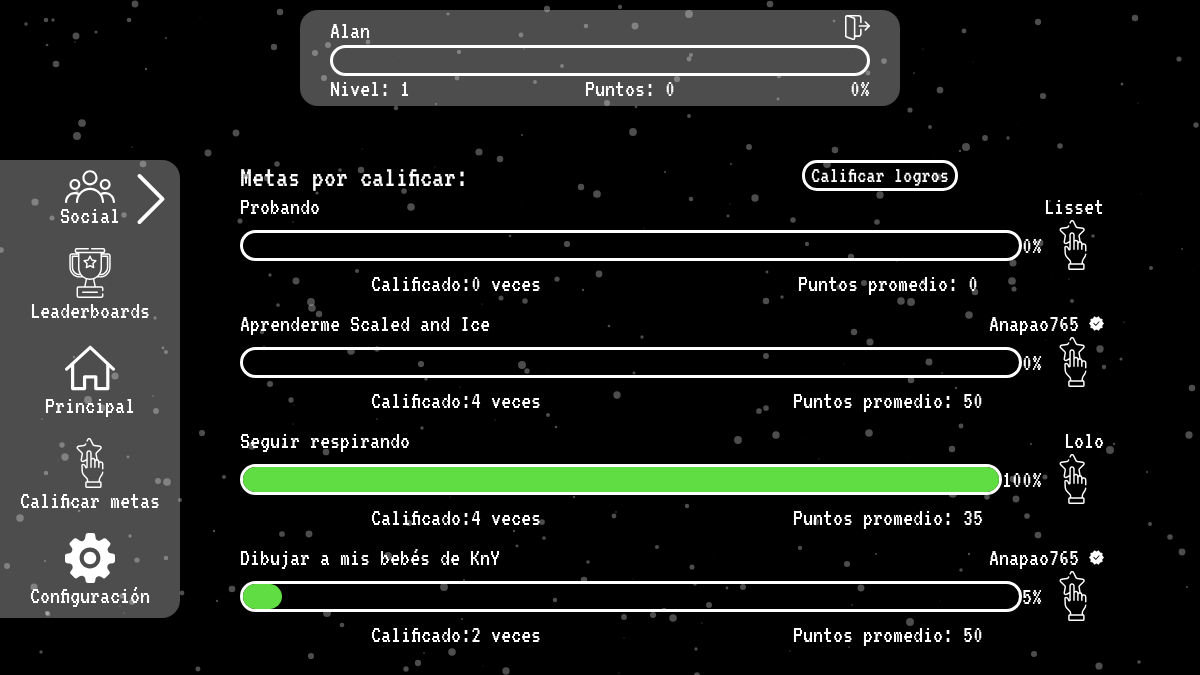
The page /Home/Calificar/index.php (signed in) on the database its author committed.
### tables this page shows
CREATE TABLE `users` (
  `idusuario` int(11) NOT NULL,
  `usuario` varchar(45) NOT NULL DEFAULT '',
  `password` varchar(45) NOT NULL DEFAULT '',
  `mail` varchar(45) NOT NULL DEFAULT '',
  `subido` datetime NOT NULL DEFAULT current_timestamp(),
  `estado` tinyint(1) NOT NULL DEFAULT 0,
  `verificada` tinyint(1) NOT NULL DEFAULT 0,
  `hash` varchar(32) NOT NULL,
  `nivel` int(10) NOT NULL,
  `porcentaje_nivel` int(3) NOT NULL DEFAULT 0,
  `puntaje` int(9) NOT NULL DEFAULT 0,
  `admin` tinyint(1) NOT NULL DEFAULT 0,
  `actualizado` tinyint(1) NOT NULL DEFAULT 0,
  `introducido_logros` tinyint(1) NOT NULL DEFAULT 0
);

CREATE TABLE `metas` (
  `id_meta` int(5) NOT NULL,
  `id_padre` int(5) NOT NULL,
  `texto_meta` varchar(512) NOT NULL,
  `cumplida` int(1) NOT NULL DEFAULT 0,
  `porcentaje` int(3) NOT NULL DEFAULT 0,
  `hash` varchar(32) NOT NULL,
  `fecha_subida` timestamp NOT NULL DEFAULT current_timestamp(),
  `calificada` int(1) NOT NULL DEFAULT 0,
  `puntos` int(3) NOT NULL DEFAULT 0,
  `cantidad_calificacion` int(3) NOT NULL DEFAULT 0,
  `promedio_puntos` int(11) NOT NULL DEFAULT 0,
  `puntos_subidos` tinyint(1) NOT NULL DEFAULT 0,
  `privada` tinyint(1) NOT NULL DEFAULT 0
);

### Home/Calificar/index.php (the view, shortened to what this page needs)
<!DOCTYPE html>
<html lang="es" dir="ltr">
  <head>
    <link rel="stylesheet" href="../../css/reset.css">
    <link rel="stylesheet" href="../css/home.css">
  </head>
  <body>
    <?php
    include '../../php/amigos.php';
    $con=conectar();
    $user=$_SESSION['usuario'];
    $sql="SELECT * FROM users WHERE usuario='$user'";
    $consulta=mysqli_query($con,$sql);
    while($obj=mysqli_fetch_object($consulta)){
      $id_usu=$obj->idusuario;
      $nivel=$obj->nivel;
      $puntos=$obj->puntaje;
      $porcentaje=$obj->porcentaje_nivel;
      $admin=$obj->admin;
    }
    if(isset($_POST['calificar_logros'])){
      $calificada=0;
      $sql="SELECT * FROM logros WHERE calificada='$calificada'";
      $res=mysqli_query($con, $sql);
    }else{
      $calificada=0;
      $sql="SELECT * FROM metas WHERE calificada='$calificada'";
      $res=mysqli_query($con, $sql);
    }
    function buscarUsuario($id_usuario,$con){
      $sql="SELECT * FROM users WHERE idusuario='$id_usuario'";
      $consulta=mysqli_query($con,$sql);
      while($obj=mysqli_fetch_object($consulta)){
        $nombre=$obj->usuario;
        $adminBuscado=$obj->admin;
        $datos = array('nombre' => $nombre, 'admin'=>$adminBuscado );
      }
      return $datos;
    }
    $niveles = array(10,50,100,200,500,1000,2000,5000,10000);
    for ($i=0; $i <sizeof($niveles); $i++) {
      if($puntos>$niveles[$i]){
        $nivel=$i+2;
      }else{
        $porcentaje=$puntos*100/$niveles[$i];
        break;
      }
    }
    ?>
    <div class="principal">
      <div class="parte-arriba">
        <div class="perfil">
          <div class="linea">
            <p><?php echo $_SESSION['usuario'] ?><?php echo $admin==1?"<img class='verificado' src='../images/cheque.svg' alt='Verificado'>":""; ?></p>
            <a href="../../logout.php"><img src="../images/salir.svg" alt="Salir" class="salir"></a>
          </div>
          <div class="linea">
            <div class="barra-porcentaje">
            </div>
          </div>
          <div class="linea">
            <p>Nivel: <?php  echo $nivel;?></p>
            <p>Puntos: <?php echo $puntos; ?></p>
            <p><?php echo $porcentaje ?>%</p>
          </div>
        </div>
      </div>
      <div class="parte-abajo">
        <div class="opciones">
          <button class="opcion amigos" id=borde onclick="abrir()">
            <div class="boton-opcion">
              <img src="../images/usuarios-svg.svg" alt="Amigos" class="icono">
              <p>Social</p>
              <img src="../images/proximo.svg" alt="Abrir" id=flecha>
            </div>
          </button>
          <a href="../Leaderboard" class="opcion">
            <img src="../images/trofeo.svg" alt="Leaderboards">
            <p>Leaderboards</p>
          </a>
          <a href="/" class="opcion">
            <img src="../images/hogar.svg" alt="Principal">
            <p>Principal</p>
          </a>
          <a href="" class="opcion">
            <img src="../images/clasificacion.svg" alt="Calificar Metas">
            <p>Calificar metas</p>
          </a>
          <div class="opcion configuracion" id="conf">
            <img src="../images/configuraciones.svg" alt="Configuaración">
            <p>Configuración</p>
          </div>
        </div>
        <div class="metas" id=metas style="display:block;">
          <div class="titulo_calificar">
            <?php if (!isset($_POST['calificar_logros'])): ?>
              <h2>Metas por calificar: </h2>
              <form action="" method="post">
                <input type="submit" name="calificar_logros" value="Calificar logros" style="text-align: center;">
              </form>
            <?php endif; ?>
          </div>
          <?php if (!isset($_POST['calificar_logros'])): ?>
            <?php
            while($arreglo=mysqli_fetch_array($res)):
            ?>
            <div class="meta">
              <?php
              $arregloUsu=buscarUsuario($arreglo['id_padre'],$con);
              ?>
              <a href="../Meta/?id_meta=<?php echo $arreglo['id_meta'] ?>&hash=<?php echo $arreglo['hash']?> <?php echo $arreglo['id_padre']!=$id_usu?"&idBuscado=".$arreglo['id_padre']: ""; ?>">
                <div style='width:100%;display:flex;justify-content: space-between;'>
                  <?php echo  $arreglo['texto_meta']; ?>
                  <?php if (($arreglo['privada']!=1||$admin==1)&&$arreglo['privada']!=2): ?>
                    <p> <?php echo $arregloUsu['nombre']  ?> <?php echo $arregloUsu['admin']==1?"<img class='verificado' src='../images/cheque.svg' alt='Verificado'>":""; ?></p>
                  <?php else: ?>
                    <p>Usuario privado</p>
                  <?php endif; ?>
                </div>
              </a>
              <div class='linea linea-meta'>
                <div class='barra-porcentaje meta-barra'>
                  <span class='porcentaje' style="width: <?php echo $arreglo['porcentaje']; ?>%"></span>
                </div>
                <p><?php echo $arreglo['porcentaje'] ?>%</p>
                <button class="boton_calificar_incorporado" type="button" name="button" onclick="crear(11,<?php echo $arreglo['id_meta']; ?>)"> <img src="../images/clasificacion.svg" alt="Calificar esta meta"> </button>
              </div>
                <div style='width:100%; display:flex; justify-content:space-between;'>
                  <p style='width: 50%; text-align: center;'>Calificado:<?php  echo $arreglo['cantidad_calificacion'];?>  veces</p>
                  <p style='width:50%; text-align:center;'>Puntos promedio: <?php echo $arreglo['promedio_puntos']; ?></p>
                </div>
              </div>
            <?php
              endwhile;
             ?>
          <?php endif; ?>
        </div>
      </div>
    </div>
  </body>
</html>

### Home/css/home.css (style rules this page uses)
* { font-family: 'VT323', monospace; }
a { font-size: 25px; text-decoration: none; color: white; }
body { font-family: 'VT323', monospace; color: white; background-color: black; height: 100vh; }
button { background-color: transparent; outline: none; border: 0px; display: flex; flex-direction: column; align-items: center; text-align: center; cursor: pointer; }
span { height: 25px; position: absolute; top: 0; left: 0; background-color: #61dd44; border-radius: 18px 18px 18px 18px; -moz-border-radius: 18px 18px 18px 18px; -webkit-border-radius: 18px 18px 18px 18px; }
img { -webkit-filter: invert(100%); filter: invert(100%); }
input, .logros { font-size: 23px; color: #ffffff; margin-bottom: 3px; background-color: rgba(0,0,0,0); border-radius: 15px 15px 15px 15px; -moz-border-radius: 15px 15px 15px 15px; -webkit-border-radius: 15px 15px 15px 15px; border: 3px solid #fff; }
input[type=submit] { cursor: pointer; }
form { display: flex; flex-direction: column; align-items: center; width: 80%; }
h2 { font-size: 30px; text-align: center; }
p { font-size: 25px; color: white; }
.parte-arriba { width: 100%; display: flex; justify-content: space-around; }
.perfil { padding-top: 5px; padding-bottom: 5px; display: flex; align-items: center; justify-content: space-around; flex-wrap: wrap; margin-top: 10px; width: 50%; border-radius: 18px 18px 18px 18px; -moz-border-radius: 18px 18px 18px 18px; -webkit-border-radius: 18px 18px 18px 18px; background: rgba(255, 255, 255, 0.3); position: sticky; }
.principal { display: flex; flex-direction: column; justify-content: space-between; z-index: 2; }
.parte-abajo { width: 100%; height: 80%; display: flex; flex-direction: row; justify-content: space-between; }
.principal { position: absolute; top: 0; left: 0; width: 100%; height: 100vh; }
.linea { width: 90%; display: flex; text-align: left; justify-content: space-between; align-items: center; }
.salir { width: 25px; }
p { font-size: 25px; }
.barra-porcentaje { height: 25px; width: 100%; border-radius: 18px 18px 18px 18px; -moz-border-radius: 18px 18px 18px 18px; -webkit-border-radius: 18px 18px 18px 18px; border: 3px solid #ffffff; display: flex; align-items: flex-start; justify-content: space-between; position: relative; }
.opcion { height: 25%; width: 100%; padding-top: 10px; padding-bottom: 10px; display: flex; flex-direction: column; align-items: center; justify-content: space-around; background-color: rgba(255, 255, 255, 0.3); }
.opcion img { width: 50px; }
.amigos { display: flex; justify-content: space-between; flex-direction: row; border-radius: 0px 18px 0px 0px; -moz-border-radius: 0px 18px 0px 0px; -webkit-border-radius: 0px 18px 0px 0px; width: 100%; margin-bottom: 0; }
.opciones { position: fixed; width: 15%; height: auto; display: flex; flex-direction: column; align-items: flex-start; justify-content: space-between; z-index: 5; }
.configuracion { border-radius: 0px 0px 18px 0px; -moz-border-radius: 0px 0px 18px 0px; -webkit-border-radius: 0px 0px 18px 0px; }
.metas { width: 80%; margin-left: 20%; position: absolute; display: flex; flex-direction: column; align-items: center; justify-content: space-around; z-index: 2; overflow-y: scroll; height: 100%; }
.meta { width: 90%; margin-bottom: 15px; }
.boton-opcion { display: flex; flex-direction: column; align-items: center; width: 100%; }
#flecha { -webkit-transition: all 0.5s ease-out; -moz-transition: all 0.5s ease; -ms-transition: all 0.5s ease; position: absolute; left: 70%; top: 3%; }
.meta-barra { width: 90%; }
.linea-meta { width: 100%; }
.metas h2 { width:40%; display: flex; align-items:center; }
.boton_calificar_incorporado img { width: 50px; }
.verificado { width:15px; }
.titulo_calificar { width: 100%; display: flex; justify-content: space-around; }

### rows shown on the page
users: nivel "1", puntaje "0"
metas: texto_meta "Probando", users.usuario "Lisset", porcentaje "0", cantidad_calificacion "0", promedio_puntos "0"
metas: texto_meta "Aprenderme Scaled and Ice", users.usuario "Anapao765", privada 0 (drawn), porcentaje "0", cantidad_calificacion "4", promedio_puntos "50"
metas: texto_meta "Seguir respirando", users.usuario "Lolo", porcentaje "100", cantidad_calificacion "4", promedio_puntos "35"
metas: texto_meta "Dibujar a mis bebés de KnY", privada 0 (drawn), porcentaje "5", cantidad_calificacion "2", promedio_puntos "50"
users: usuario "Anapao765"

### other values the page prints
$_SESSION['usuario'] "Alan"
